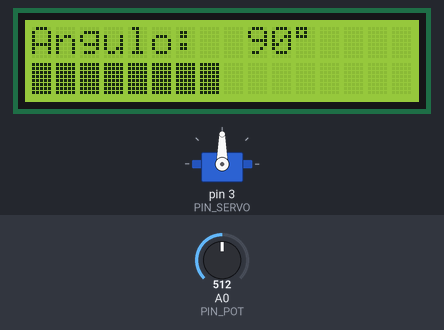
Simulated run of this sketch. Board: Arduino Uno, built with avr-gcc and run on an emulated ATmega328P. Parts: servo, 16×2 character LCD. The test bench sets the inputs (shaded band); at power-on: A0 (PIN_POT) = 512.

Above: at 2.8 s.
2.9 s: A0 (PIN_POT) set to 716
At 3.8 s:
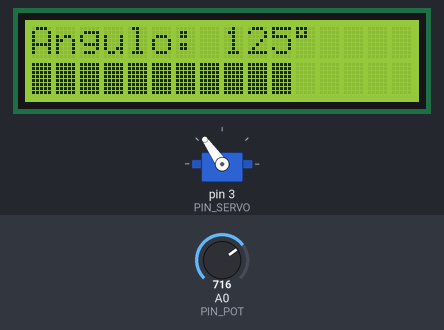
4.4 s: A0 (PIN_POT) set to 900
At 4.8 s:
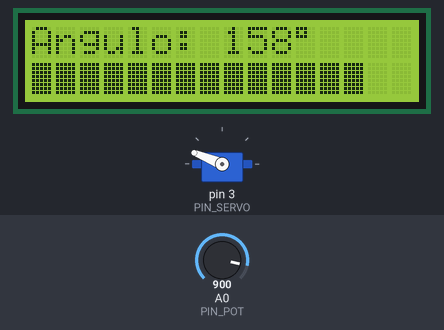
5.9 s: A0 (PIN_POT) set to 1023
At 6.6 s:
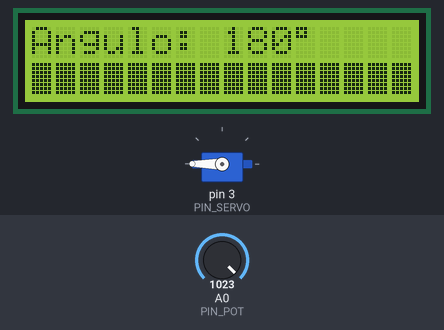
7.4 s: A0 (PIN_POT) set to 306
At 8.6 s:
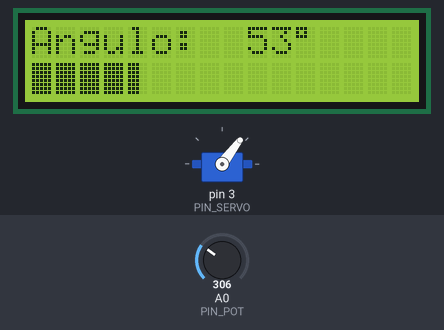
8.9 s: A0 (PIN_POT) set to 122
At 9.7 s:
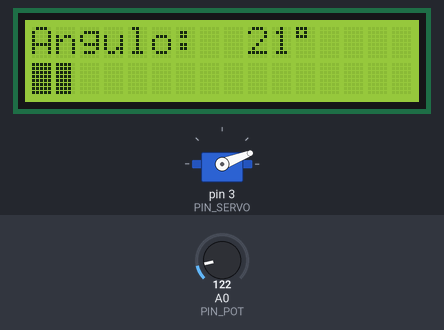
10.4 s: A0 (PIN_POT) set to 6
At 10.8 s:
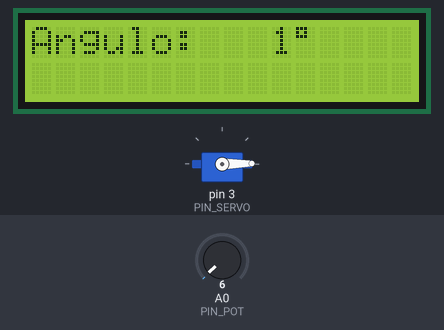
Timing chart, 0 to 12.9 s (numbered marks = the images above; inputs shaded):
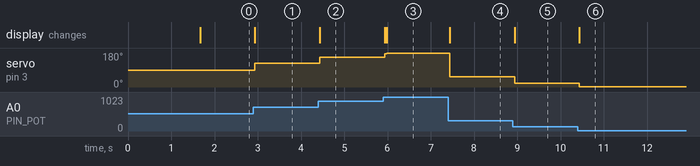

Measured:
- after the input at 2.9 s, servo on pin 3 (PIN_SERVO): 90° → 125° at once; the display: changes at once (image 1)
- after the input at 4.4 s, servo on pin 3 (PIN_SERVO): 125° → 158° at once; the display: changes at once (image 2)
- after the input at 5.9 s, servo on pin 3 (PIN_SERVO): 158° → 180° at once; the display: first changes at once (image 3 shows a later state)
- after the input at 7.4 s, servo on pin 3 (PIN_SERVO): 180° → 53° at once; the display: changes at once (image 4)
- after the input at 8.9 s, servo on pin 3 (PIN_SERVO): 53° → 21° at once; the display: changes at once (image 5)
- after the input at 10.4 s, servo on pin 3 (PIN_SERVO): 21° → 1° at once; the display: changes at once (image 6)

The sketch:

Servo_loco.ino
```cpp
/*
  ==========================================================
   SERVO LOCO  (Nivel 3)
   El potenciometro mueve el servo y la pantalla LCD muestra
   el angulo actual con una barra.
  ==========================================================
   Conexiones (segun el plano):
     Servo: senal (naranjo) -> pin 3, rojo -> 5V, cafe -> GND
     Potenciometro: pata del medio -> A0, lados -> 5V y GND
     Pantalla LCD I2C: GND -> GND, VCC -> 5V, SDA -> A4, SCL -> A5

   Librerias: "Servo" (ya viene con Arduino) y
              "LiquidCrystal I2C" de Frank de Brabander
   (Herramientas -> Administrar bibliotecas -> buscar "LiquidCrystal I2C")
   La direccion de la pantalla (0x27, 0x3F, etc.) se detecta sola.
  ==========================================================
*/

#include <Wire.h>
#include <Servo.h>
#include <LiquidCrystal_I2C.h>

const int PIN_SERVO = 3;
const int PIN_POT   = A0;

Servo servo;
LiquidCrystal_I2C *lcd;
int anguloActual = -100;

// Bloques para la barra (1 a 5 columnas pintadas)
byte barra1[8] = {0x10,0x10,0x10,0x10,0x10,0x10,0x10,0x10};
byte barra2[8] = {0x18,0x18,0x18,0x18,0x18,0x18,0x18,0x18};
byte barra3[8] = {0x1C,0x1C,0x1C,0x1C,0x1C,0x1C,0x1C,0x1C};
byte barra4[8] = {0x1E,0x1E,0x1E,0x1E,0x1E,0x1E,0x1E,0x1E};
byte barra5[8] = {0x1F,0x1F,0x1F,0x1F,0x1F,0x1F,0x1F,0x1F};

byte buscarLCD() {
  for (byte dir = 0x08; dir < 0x78; dir++) {
    Wire.beginTransmission(dir);
    if (Wire.endTransmission() == 0) return dir;
  }
  return 0x27;
}

void iniciarLCD() {
  Wire.begin();
  lcd = new LiquidCrystal_I2C(buscarLCD(), 16, 2);
  lcd->init();
  lcd->backlight();
  lcd->createChar(1, barra1);
  lcd->createChar(2, barra2);
  lcd->createChar(3, barra3);
  lcd->createChar(4, barra4);
  lcd->createChar(5, barra5);
  lcd->clear();
}

int leerPotenciometro() {
  long suma = 0;
  for (byte i = 0; i < 8; i++) suma += analogRead(PIN_POT);   // promedio para que no tiemble
  return (int)(suma / 8);
}

void mostrarAngulo(int angulo) {
  char buf[17];
  lcd->setCursor(0, 0);
  snprintf(buf, sizeof(buf), "Angulo: %3d", angulo);
  lcd->print(buf);
  lcd->write((uint8_t)0xDF);   // simbolo de grados
  lcd->print("    ");

  int pixeles = map(angulo, 0, 180, 0, 80);   // 16 casillas x 5 columnas
  lcd->setCursor(0, 1);
  for (int i = 0; i < 16; i++) {
    int resto = pixeles - i * 5;
    if (resto >= 5)     lcd->write((uint8_t)5);
    else if (resto > 0) lcd->write((uint8_t)resto);
    else                lcd->write((uint8_t)' ');
  }
}

void setup() {
  servo.attach(PIN_SERVO);
  iniciarLCD();
  lcd->setCursor(0, 0);
  lcd->print("   SERVO LOCO");
  lcd->setCursor(0, 1);
  lcd->print("Mueve la perilla");
  delay(1500);
  lcd->clear();
}

void loop() {
  int angulo = map(leerPotenciometro(), 0, 1023, 0, 180);

  // Solo actualiza si cambio al menos 2 grados (evita temblores),
  // o si llego justo a un extremo.
  bool extremo = (angulo == 0 || angulo == 180) && angulo != anguloActual;
  if (abs(angulo - anguloActual) >= 2 || extremo) {
    anguloActual = angulo;
    servo.write(angulo);
    mostrarAngulo(angulo);
  }
  delay(20);
}
```
